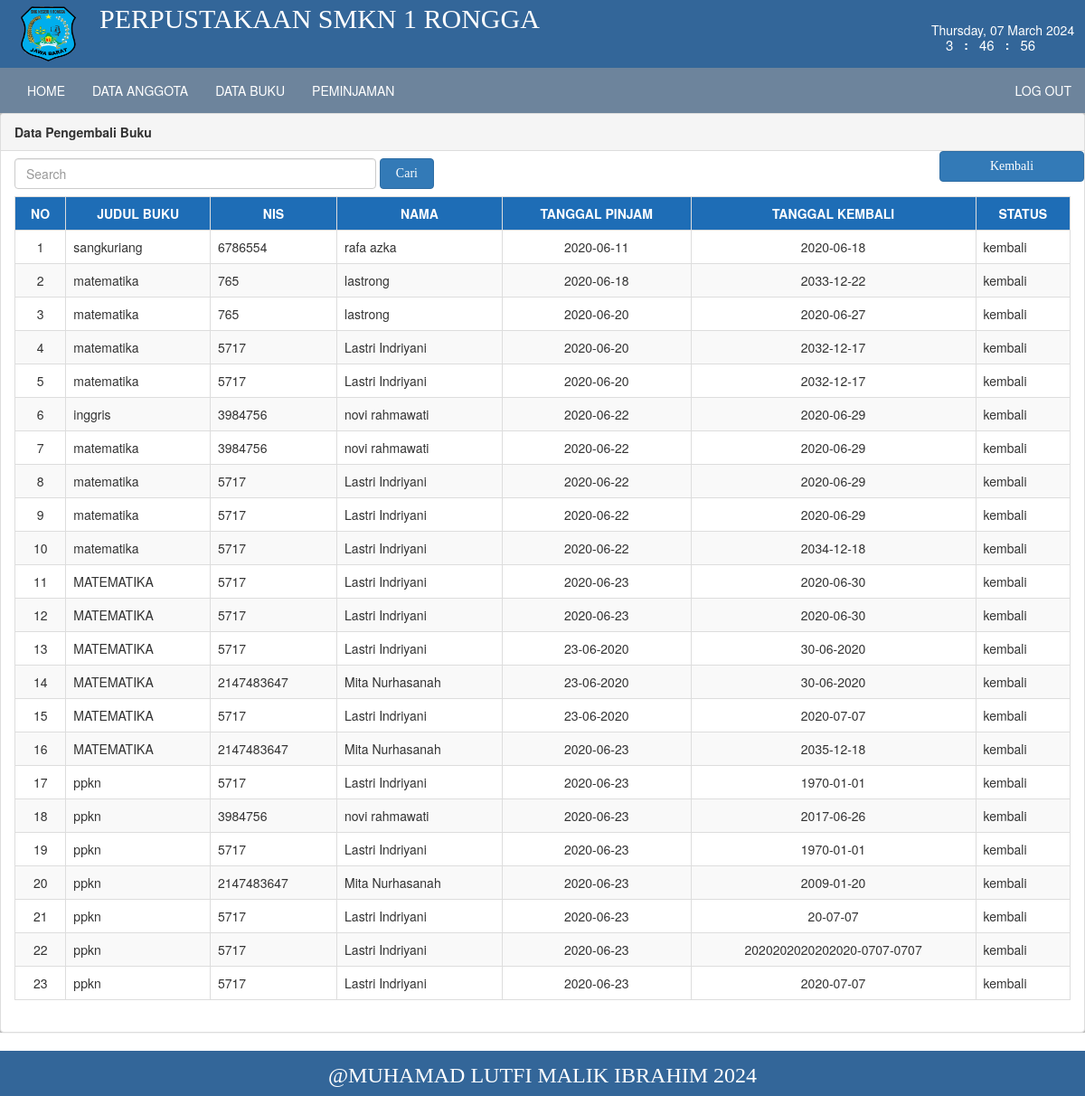
The app's page /perpus/index.php?page=datapengembali (signed in) with its own data.
### tables this page shows
CREATE TABLE `transaksi` (
  `id` int(11) NOT NULL,
  `judul` varchar(255) NOT NULL,
  `nis` varchar(11) NOT NULL,
  `nama` varchar(250) NOT NULL,
  `tglpinjam` varchar(30) NOT NULL,
  `tglkembali` varchar(30) NOT NULL,
  `status` varchar(100) NOT NULL,
  `tglinput` timestamp NOT NULL DEFAULT current_timestamp() ON UPDATE current_timestamp()
);

### perpus/transaksi/datapengembali.php (the view, shortened to what this page needs)
 <head>
<!DOCTYPE html>
<html lang="en">
    <link href="css/bootstrap.min.css" rel="stylesheet">
<link href="css/bootstrap.min.css" rel="stylesheet">
<link rel="stylesheet" type="text/css" href="css/style.css">
<link rel="stylesheet" type="text/css" href="css/tampil.css">
<link rel="stylesheet" type="text/css" href="css/btn.css">
</head>
<body>
<div class="panel panel-default" style="min-height: 478px;">
<div class="panel-heading"><b>Data Pengembali Buku</b></div>
  <form class="navbar-form navbar-left" action="" method="POST">
        <div class="form-group">
          <input type="text" class="form-control" name="cari" placeholder="Search" style="width:400px;">
        </div>
        <button type="submit" class="btn btn-primary" style="width: 60px;">Cari</button>
</form>
<div align="right">
<input type="button" value="Kembali" class="btn btn-primary" style="width: 160px;" onclick="history.go(-1);">
</div>
<div class="panel-body">
<table class="table table-bordered table-striped table-hover">
<tr>
<th><center>No</center></th>
<th><center>Judul Buku</center></th>
<th><center>Nis</center></th>
<th><center>Nama</center></th>
<th><center>Tanggal Pinjam</center></th>
<th><center>Tanggal Kembali</center></th>
<th><center>Status</center></th>
</tr>
<?php
include "koneksi.php";
if (isset($_POST['cari'])) {
    $cari=$_POST['cari'];
    $tampil=$konek -> query("select * from transaksi where status='kembali' and nama like '%".$cari."%'");
}else{
$tampil = $konek -> query ("select * from transaksi where status='kembali'");
}
$no = 1;
while ($a = $tampil -> fetch_array()){
?>
<tr>
    <td><center><?php echo $no++;?></center></td>
    <td><?php echo $a['judul'];?></td>
    <td><?php echo $a['nis'];?></td>
    <td><?php echo $a['nama'];?></td>
    <td><center><?php echo $a['tglpinjam'];?></center></td>
    <td><center><?php echo $a['tglkembali'];?></center></td></td>
    <td><?php echo $a['status'];?></td>
<?php
}
?>
</tr>
</table>
</div>
</div>
</body>
  </body>
</html>

### perpus/index.php (shortened to what this page needs)
<head>
<!DOCTYPE html>
<html lang="en">
    <link href="css/bootstrap.min.css" rel="stylesheet">
	<link rel="stylesheet" type="text/css" href="css/style.css">
  <link rel="stylesheet" type="text/css" href="css/btn.css">
  <link rel="stylesheet" type="text/css" href="css/home.css">
</head>
<body>
<?php
include "../koneksi.php";
?>
<div id="head">
<div id="tulisan">
<img src="image/siswa.png" width="70px" height="70px" style="position: absolute; margin-left: 20px;">
    <div align="left"> <font color="#FFF" style="font-size: 30; font-family: serif; margin-left: 110px;" >PERPUSTAKAAN SMKN 1 RONGGA </font></div>
<div id="under-head">
<?php
include "jam.php";
?>
</div>
</div>
</div>
<div class="collapse navbar-collapse" id="bs-example-navbar-collapse-1" style="background-color:#6D849C; width: 100%; height: 30px;" >
    <ul class="nav navbar-nav">
        <li><a href="index.php?page=home">HOME</a></li>
        <li><a href="index.php?page=anggota">DATA ANGGOTA</a></li>
        <li><a href="index.php?page=buku">DATA BUKU</a></li>
        <li ><a href="index.php?page=transaksi">PEMINJAMAN</a></li>
  </ul>
      <ul class="nav navbar-nav navbar-right">
        <li><a href="../logout.php">LOG OUT</a></li>
      </ul>
    </div>
<div id="content">
<?php
if (isset($_GET['page'])) {
  $page=$_GET['page'];
  switch ($page) {
    case 'datapengembali':
    include "transaksi/datapengembali.php";
      break;
  }
}else{
  include "home.php";
}
?>
<div id="footer">
  <center><font size="5%"><font color="white" style="margin-top: -50%; font-family: serif;"> @MUHAMAD LUTFI MALIK IBRAHIM 2024 </font></font></center>
</div>
</head>
  </body>
</html>

### perpus/jam.php (shortened to what this page needs)
<!DOCTYPE html>
<html>
<head>
  <link rel="stylesheet" type="text/css" href="mentah/SlideTextAnimation/style.css">
</head>
<body>
<div class="jam-digital-malasngoding">
  <div class="kotak">
    <p id="jam"> </p>
  </div>
<div class="kotak">
<b>:</b>
  </div>
  <div class="kotak">
    <p id="menit"></p>
  </div>
<div class="kotak">
<b>:</b>
  </div>
  <div class="kotak">
    <p id="detik"></p>
  </div>
</div>
<?php
print date('l, d F Y');
?>
</body>
</html>

### perpus/css/style.css (style rules this page uses)
body { background-color:white ; }
#head { background-color: #336699; width: 100%; height:75px; box-shadow: 10; }
#content { background-color:#C0C0C0; width: 100%; min-height: 73%; }
#footer { background-color: #336699; width: 100%; height: 50px; padding-top: 10px; }
li { float: left; }
li a, .dropbtn { display: inline-block; color: white; text-align: center; padding: 14px 16px; text-decoration: none; }

### perpus/css/home.css (style rules this page uses)
.btn { background: #333; border-radius: 5px; padding: 5px; font-family: tahoma; text-decoration: none; width: 90%; color: white; border: none; }
#under-head { height: 50%; width: 200px; text-align: left; color: #fff; padding: 10px; margin-left: 85%; margin-top: -30px; }

### perpus/css/tampil.css (style rules this page uses)
th { background: #1e6db6; color: #fff; text-transform: uppercase; }
.table { font-size: 1em; width: 100%; }

### perpus/jam.php (style rules this page uses)
.jam-digital-malasngoding { overflow: hidden; padding: 10px; position: absolute; }
.kotak { align-items: center; float: left; padding: 6px; }
.jam-digital-malasngoding p { color: #fff; float: right; font-size: 15px; text-align: center; }

### records on screen
transaksi: judul "sangkuriang", nis "6786554", nama "rafa azka", tglpinjam "2020-06-11", tglkembali "2020-06-18", status "kembali"
transaksi: judul "matematika", nis "765", nama "lastrong", tglpinjam "2020-06-18", tglkembali "2033-12-22", status "kembali"
transaksi: judul "matematika", nis "765", nama "lastrong", tglpinjam "2020-06-20", tglkembali "2020-06-27", status "kembali"
transaksi: judul "matematika", nis "5717", nama "Lastri Indriyani", tglpinjam "2020-06-20", tglkembali "2032-12-17", status "kembali"
transaksi: judul "matematika", nis "5717", nama "Lastri Indriyani", tglpinjam "2020-06-20", tglkembali "2032-12-17", status "kembali"
transaksi: judul "inggris", nis "3984756", nama "novi rahmawati", tglpinjam "2020-06-22", tglkembali "2020-06-29", status "kembali"
transaksi: judul "matematika", nis "3984756", nama "novi rahmawati", tglpinjam "2020-06-22", tglkembali "2020-06-29", status "kembali"
transaksi: judul "matematika", nis "5717", nama "Lastri Indriyani", tglpinjam "2020-06-22", tglkembali "2020-06-29", status "kembali"
transaksi: judul "matematika", nis "5717", nama "Lastri Indriyani", tglpinjam "2020-06-22", tglkembali "2020-06-29", status "kembali"
transaksi: judul "matematika", nis "5717", nama "Lastri Indriyani", tglpinjam "2020-06-22", tglkembali "2034-12-18", status "kembali"
transaksi: judul "MATEMATIKA", nis "5717", nama "Lastri Indriyani", tglpinjam "2020-06-23", tglkembali "2020-06-30", status "kembali"
transaksi: judul "MATEMATIKA", nis "5717", nama "Lastri Indriyani", tglpinjam "2020-06-23", tglkembali "2020-06-30", status "kembali"
transaksi: judul "MATEMATIKA", nis "5717", nama "Lastri Indriyani", tglpinjam "23-06-2020", tglkembali "30-06-2020", status "kembali"
transaksi: judul "MATEMATIKA", nis "2147483647", nama "Mita Nurhasanah", tglpinjam "23-06-2020", tglkembali "30-06-2020", status "kembali"
transaksi: judul "MATEMATIKA", nis "5717", nama "Lastri Indriyani", tglpinjam "23-06-2020", tglkembali "2020-07-07", status "kembali"
transaksi: judul "MATEMATIKA", nis "2147483647", nama "Mita Nurhasanah", tglpinjam "2020-06-23", tglkembali "2035-12-18", status "kembali"
transaksi: judul "ppkn", nis "5717", nama "Lastri Indriyani", tglpinjam "2020-06-23", tglkembali "1970-01-01", status "kembali"
transaksi: judul "ppkn", nis "3984756", nama "novi rahmawati", tglpinjam "2020-06-23", tglkembali "2017-06-26", status "kembali"
transaksi: judul "ppkn", nis "5717", nama "Lastri Indriyani", tglpinjam "2020-06-23", tglkembali "1970-01-01", status "kembali"
transaksi: judul "ppkn", nis "2147483647", nama "Mita Nurhasanah", tglpinjam "2020-06-23", tglkembali "2009-01-20", status "kembali"
transaksi: judul "ppkn", nis "5717", nama "Lastri Indriyani", tglpinjam "2020-06-23", tglkembali "20-07-07", status "kembali"
transaksi: judul "ppkn", nis "5717", nama "Lastri Indriyani", tglpinjam "2020-06-23", tglkembali "2020202020202020-0707-0707", status "kembali"
transaksi: judul "ppkn", nis "5717", nama "Lastri Indriyani", tglpinjam "2020-06-23", tglkembali "2020-07-07", status "kembali"
